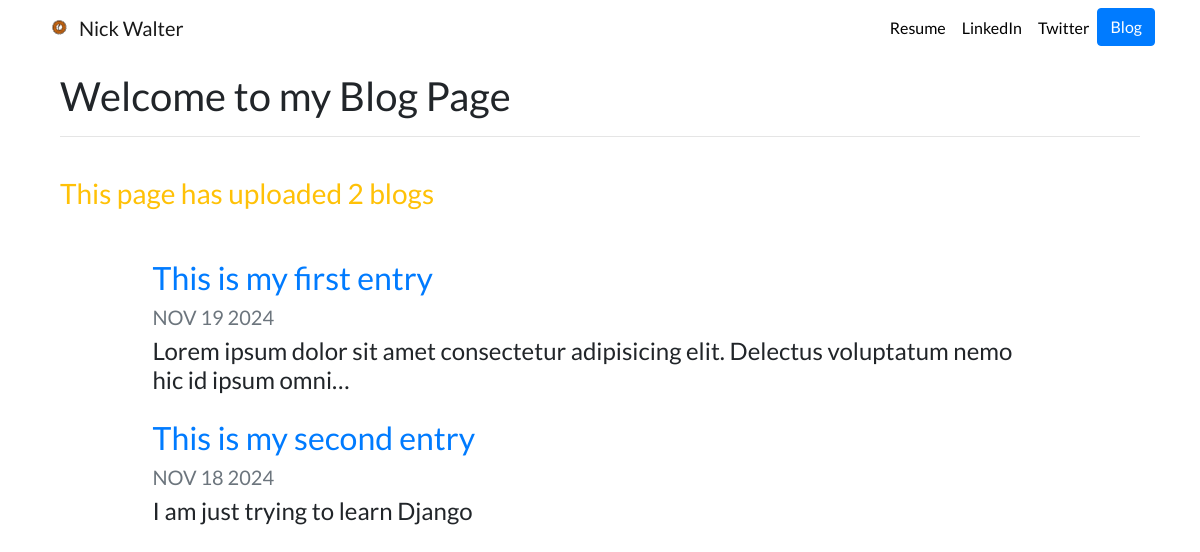
/blog/, run on an earlier commit of the app's database.
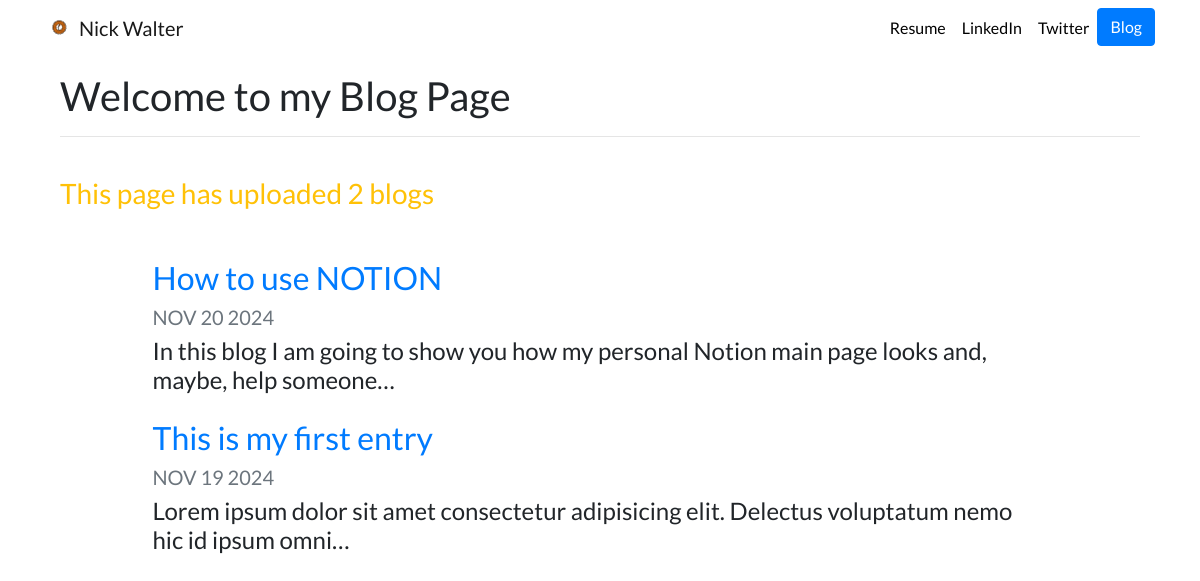
And on a later commit of the database.
### blog/models.py (models this page shows, shortened)
class Blog(models.Model):
    title = models.CharField(max_length=200)
    description = models.TextField()
    date = models.DateField(auto_now=True)
    image = models.ImageField(upload_to='portfolio/images', blank=True)

### blog/views.py (the view)
# urls.py: path('', views.all_blogs, name='all_blogs'),
def all_blogs(request):
    blog = Blog.objects.order_by('-date')[:3]
    return render(request, 'blog/all_blogs.html', {'Blog':blog})

### blog/templates/blog/all_blogs.html (shortened to what this page needs)
{% extends 'portfolio/base.html' %} {% block content %}
<div class="container mt-3">
  <h1 class="h1">Welcome to my Blog Page</h1>
  <hr />
  <br />
  <h3 class="text-warning">
    This page has uploaded {{ Blog.count }} blog{{Blog.count|pluralize}}
  </h3>
  <br />
  {% for blog in Blog %}
  <div class="row justify-content-center my-3">
    <div class="col-md-10">
      <a href="{% url 'blog:detail' blog.id %}">
        <h2>{{ blog.title }}</h2>
      </a>
      <h5 class="text-muted">{{ blog.date|date:'M d Y'|upper }}</h5>
      <h4>{{ blog.description|striptags|truncatechars:100 }}</h4>
    </div>
  </div>
  {% endfor %} {% endblock %}

### django3-personal-portfolio-master/portfolio/templates/portfolio/base.html (shortened to what this page needs)
{% load static %}
<!doctype html>
<html lang="en">
<head>
  <link rel="stylesheet" href="https://stackpath.bootstrapcdn.com/bootstrap/4.4.1/css/bootstrap.min.css">
  <link rel="stylesheet" href="{% static "portfolio/custom.css" %}">
</head>
<body>
  <nav id="topNav" class="navbar navbar-expand-md navbar-light">
    <div class="container">
      <a class="navbar-brand" href="{% url 'home' %}">
        <img src="{% static "portfolio/Logo.png" %}" width="30" height="30" class="d-inline-block align-top" alt="Nick's Logo">
        <span>Nick Walter</span>
      </a>
      <div class="collapse navbar-collapse text-center" id="navbarNav">
        <ul class="navbar-nav ml-auto">
          <li class="nav-item">
            <a class="nav-link" href="{% static "portfolio/resume.pdf" %}">Resume</a>
          </li>
          <li class="nav-item">
            <a class="nav-link" href="https://www.linkedin.com/in/nick-walter/" target="_blank">LinkedIn</a>
          </li>
          <li class="nav-item">
            <a class="nav-link" href="https://twitter.com/ZappyCode" target="_blank">Twitter</a>
          </li>
          <li>
            <a role="button" href="{% url 'blog:all_blogs' %}" class="btn btn-primary">Blog</a>
          </li>
        </ul>
      </div>
    </div>
  </nav>
  <div class="container">
    {% block content %}{% endblock %}
  </div>
</body>
</html>

### portfolio/static/portfolio/custom.css (style rules this page uses)
.navbar-nav .nav-link { color: rgba(0, 0, 0, 1) !important; }
body { font-family: "Lato", sans-serif; }

What changed in the data, as far as the page shows it:
removed Blog: title "This is my second entry", date "NOV 18 2024", description "I am just trying to learn Django"
added Blog: title "How to use NOTION", date "NOV 20 2024", description "In this blog I am going to show you how my personal Notion main page looks and, maybe, help someone…"
